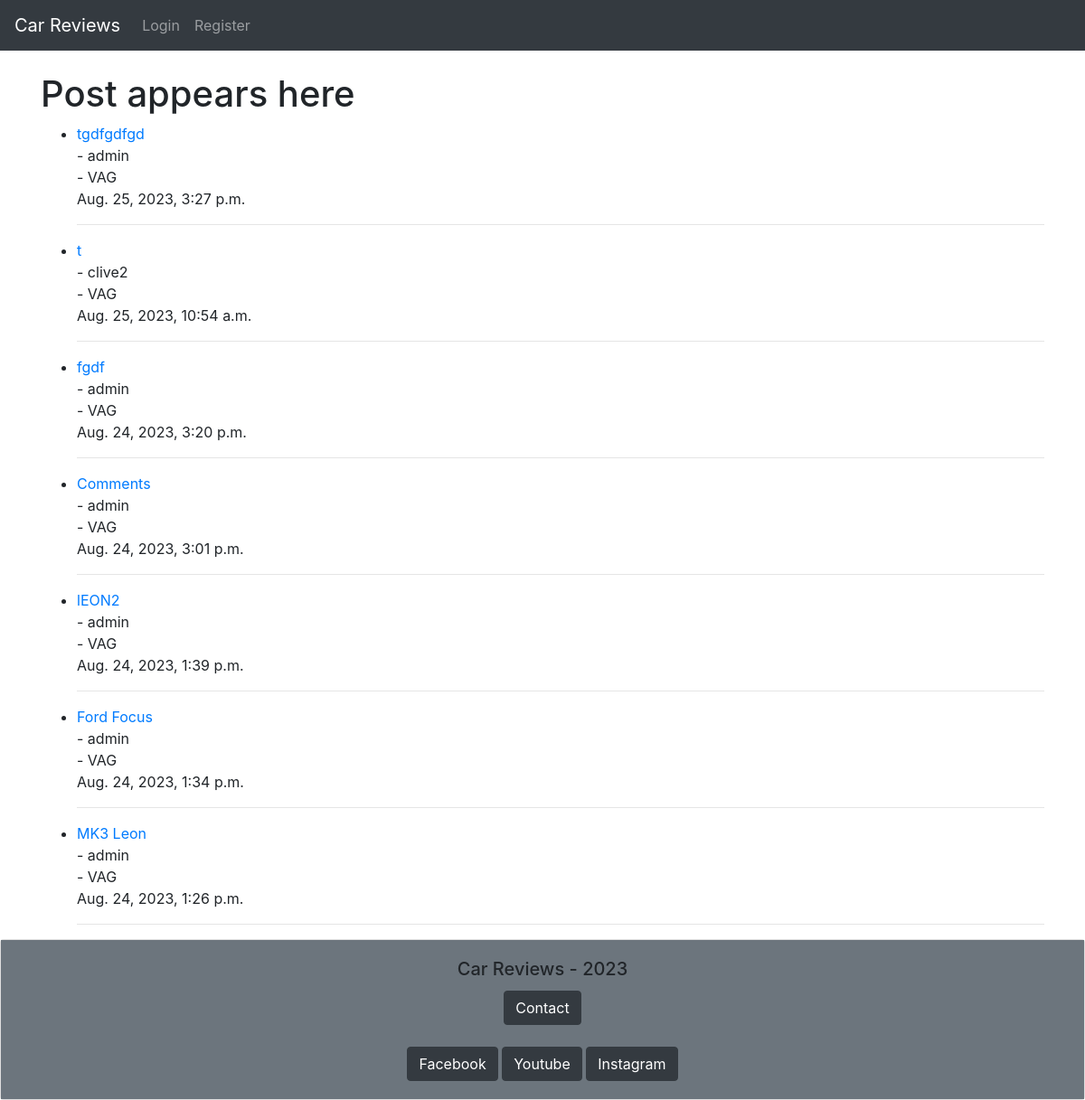
Before: / with the older database file.
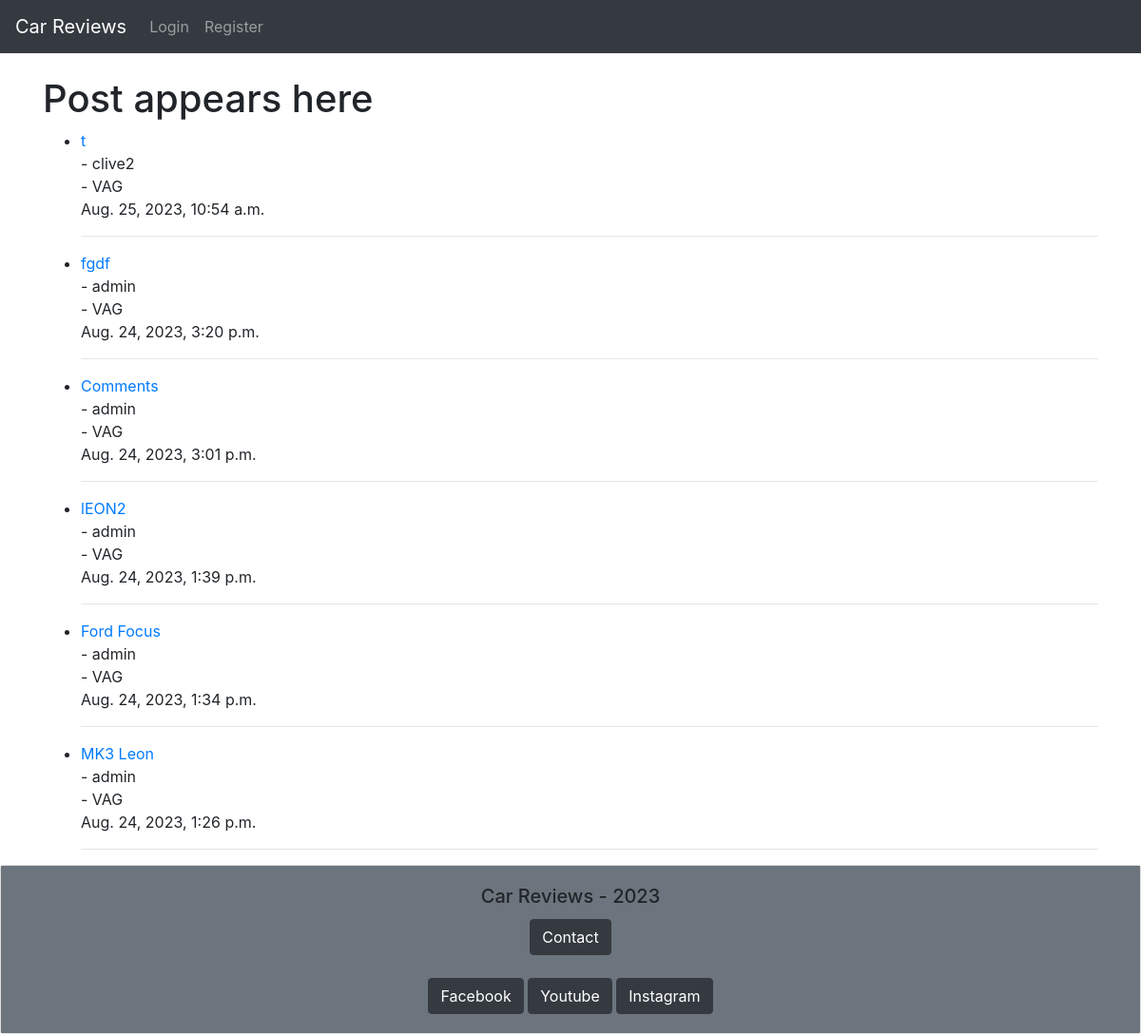
After: the same page with the newer database file.
### blog/models.py (models this page shows, shortened)
class Post(models.Model):
    title = models.CharField(max_length=200, unique=True)
    image = models.ImageField(null=True, upload_to="media/")
    title_tag = models.CharField(max_length=200)
    author = models.ForeignKey(User, on_delete=models.CASCADE, related_name='blog_posts')
    created_on = models.DateTimeField(auto_now_add=True)
    updated_on = models.DateTimeField(auto_now_add=True)
    content = RichTextField(blank=True, null=True)
    category = models.CharField(max_length=200, default='VAG')
    likes = models.ManyToManyField(User, related_name='carreview')

### blog/views.py (the view)
# urls.py: path('', view.as_view(), name='home'),
class view(ListView):
    model = Post
    template_name = 'index.html'
    ordering = ['-created_on']

### templates/index.html (shortened to what this page needs)
{% extends 'base.html' %}
    {% block content %}
    <h1>Post appears here</h1>
    <ul>
    {% for post in object_list %}
        <li><a href="{% url 'post-details' post.pk %}">{{ post.title }}</a> <br>- {{ post.author }} <br>- {{ post.category }}<br/>{{ post.content|slice:":0 "}} {{ post.created_on }}<hr></li>
    {% endfor %}
    </ul>
    {% endblock %}

### templates/base.html (shortened to what this page needs)
<!doctype html>
<html lang="en">
<head>
    <link rel="stylesheet" href="https://cdn.jsdelivr.net/npm/bootstrap@4.6.2/dist/css/bootstrap.min.css"
>
</head>
<body>
    <nav class="navbar navbar-expand-lg navbar-dark bg-dark">
        <a class="navbar-brand" href="{% url 'home' %}">Car Reviews</a>
        <div class="collapse navbar-collapse" id="navbarNav">
            <ul class="navbar-nav">
                {% if user.is_authenticated %}
                <li class="nav-item">
                    <a class="nav-link" href="{% url 'create_post' %}">Create Post</a>
                </li>
                <li class="nav-item">
                    <a class="nav-link" href="{% url 'edit_profile' %}">Edit Profile</a>
                </li>
                <li class="nav-item">
                    <a class="nav-link" href="{% url 'contact' %}">Contact</a>
                </li>
                {% else %}
                <li class="nav-item">
                    <a class="nav-link" href="{% url 'login' %}">Login</a>
                </li>
                <li class="nav-item">
                    <a class="nav-link" href="{% url 'register' %}">Register</a>
                </li>
                {% endif %}
            </ul>
        </div>
    </nav>
    <br />
    <div class="container">
        {% block content %}
        {% endblock %}
    </div>
    <div class="card">
        <div class="card-body text-center bg-secondary">
            <h5 class="card-title">Car Reviews - 2023 </h5>
            <a class="btn btn-dark" href="{% url 'contact' %}">Contact</a>
            <br><br>
            <a href="https://www.facebook.com/" class="btn btn-dark" target="_blank">Facebook</a>
            <a href="https://www.youtube.com/" class="btn btn-dark" target="_blank">Youtube</a>
            <a href="https://www.instagram.com/" class="btn btn-dark" target="_blank">Instagram</a>
        </div>
    </div>
</body>
</html>

Changed rows visible on the page:
removed Post: title "tgdfgdfgd", author "admin", category "VAG", created_on "Aug. 25, 2023, 3:27 p.m."
